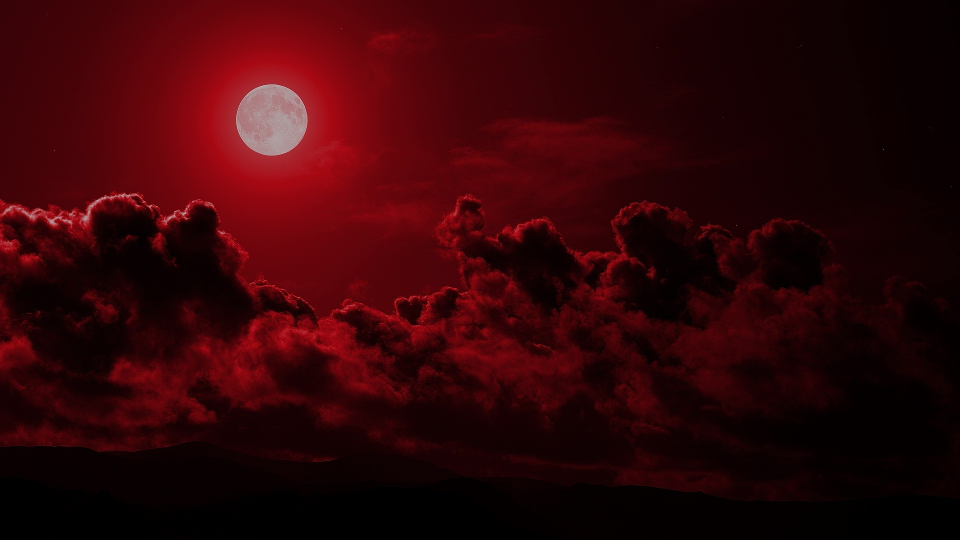
#> input picture Images/image.jpg, 1920 x 1080 px (shown at 1/2 size)
$ python -i Filters.py   (imports and definitions only)   (older library calls are emulated)
#> lines starting #> are read from the running program, lines starting #| are printed output that depends on the picture
from matplotlib import numpy as np
from PIL import Image, ImageFilter
from SRM import SRM
import imutils
import cv2

class Filters():

    # [177 lines left out: functions rotate_coords, rotate, translate, scaling, statisticalRegionMerging, not called in this run]

    def cannyEdgeDetectorFilter(self, img, sigma=1, t_low=0.01, t_high=0.2):

        im = img.convert('L')
        img = np.array(im, dtype=float)

        # 1) Convolve gaussian kernel with gradient
        # gaussian kernel
        halfSize = 3 * sigma
        maskSize = 2 * halfSize + 1
        mat = np.ones((maskSize, maskSize)) / (float)(2 * np.pi * (sigma ** 2))
        xyRange = np.arange(-halfSize, halfSize + 1)
        xx, yy = np.meshgrid(xyRange, xyRange)
        x2y2 = (xx ** 2 + yy ** 2)
        exp_part = np.exp(-(x2y2 / (2.0 * (sigma ** 2))))
        gSig = mat * exp_part

        gx, gy = self.drogEdgeDetectorFilter(gSig, ret_grad=True, pillow=False)

        # 2) Magnitude and Angles
        # apply kernels for Ix & Iy
        Ix = cv2.filter2D(img, -1, gx)
        Iy = cv2.filter2D(img, -1, gy)

        # compute magnitude
        mag = np.sqrt(Ix ** 2 + Iy ** 2)

        # normalize magnitude image
        normMag = my_Normalize(mag)

        # compute orientation of gradient
        orient = np.arctan2(Iy, Ix)

        # round elements of orient
        orientRows = orient.shape[0]
        orientCols = orient.shape[1]

        # 3) Non maximum suppression
        for i in range(0, orientRows):
            for j in range(0, orientCols):
                if normMag[i, j] > t_low:
                    # case 0
                    if (orient[i, j] > (- np.pi / 8) and orient[i, j] <= (np.pi / 8)):
                        orient[i, j] = 0
                    elif (orient[i, j] > (7 * np.pi / 8) and orient[i, j] <= np.pi):
                        orient[i, j] = 0
                    elif (orient[i, j] >= -np.pi and orient[i, j] < (-7 * np.pi / 8)):
                        orient[i, j] = 0
                    # case 1
                    elif (orient[i, j] > (np.pi / 8) and orient[i, j] <= (3 * np.pi / 8)):
                        orient[i, j] = 3
                    elif (orient[i, j] >= (-7 * np.pi / 8) and orient[i, j] < (-5 * np.pi / 8)):
                        orient[i, j] = 3
                    # case 2
                    elif (orient[i, j] > (3 * np.pi / 8) and orient[i, j] <= (5 * np.pi / 8)):
                        orient[i, j] = 2
                    elif (orient[i, j] >= (-5 * np.pi / 4) and orient[i, j] < (-3 * np.pi / 8)):
                        orient[i, j] = 2
                    # case 3
                    elif (orient[i, j] > (5 * np.pi / 8) and orient[i, j] <= (7 * np.pi / 8)):
                        orient[i, j] = 1
                    elif (orient[i, j] >= (-3 * np.pi / 8) and orient[i, j] < (-np.pi / 8)):
                        orient[i, j] = 1


        mag = normMag
        mag_thin = np.zeros(mag.shape)
        for i in range(mag.shape[0] - 1):
            for j in range(mag.shape[1] - 1):
                if mag[i][j] < t_low:
                    continue
                if orient[i][j] == 0:
                    if mag[i][j] > mag[i][j - 1] and mag[i][j] >= mag[i][j + 1]:
                        mag_thin[i][j] = mag[i][j]
                if orient[i][j] == 1:
                    if mag[i][j] > mag[i - 1][j + 1] and mag[i][j] >= mag[i + 1][j - 1]:
                        mag_thin[i][j] = mag[i][j]
                if orient[i][j] == 2:
                    if mag[i][j] > mag[i - 1][j] and mag[i][j] >= mag[i + 1][j]:
                        mag_thin[i][j] = mag[i][j]
                if orient[i][j] == 3:
                    if mag[i][j] > mag[i - 1][j - 1] and mag[i][j] >= mag[i + 1][j + 1]:
                        mag_thin[i][j] = mag[i][j]

        # 4) Thresholding and edge linking

        result_binary = np.zeros(mag_thin.shape)

        tHigh = t_high
        tLow = t_low
        # forward scan
        for i in range(0, mag_thin.shape[0] - 1):  # rows
            for j in range(0, mag_thin.shape[1] - 1):  # columns
                if mag_thin[i][j] >= tHigh:
                    if mag_thin[i][j + 1] >= tLow:  # right
                        mag_thin[i][j + 1] = tHigh
                    if mag_thin[i + 1][j + 1] >= tLow:  # bottom right
                        mag_thin[i + 1][j + 1] = tHigh
                    if mag_thin[i + 1][j] >= tLow:  # bottom
                        mag_thin[i + 1][j] = tHigh
                    if mag_thin[i + 1][j - 1] >= tLow:  # bottom left
                        mag_thin[i + 1][j - 1] = tHigh

        # backwards scan
        for i in range(mag_thin.shape[0] - 2, 0, -1):  # rows
            for j in range(mag_thin.shape[1] - 2, 0, -1):  # columns
                if mag_thin[i][j] >= tHigh:
                    if mag_thin[i][j - 1] > tLow:  # left
                        mag_thin[i][j - 1] = tHigh
                    if mag_thin[i - 1][j - 1]:  # top left
                        mag_thin[i - 1][j - 1] = tHigh
                    if mag_thin[i - 1][j] > tLow:  # top
                        mag_thin[i - 1][j] = tHigh
                    if mag_thin[i - 1][j + 1] > tLow:  # top right
                        mag_thin[i - 1][j + 1] = tHigh

        # fill in result_binary
        for i in range(0, mag_thin.shape[0] - 1):  # rows
            for j in range(0, mag_thin.shape[1] - 1):  # columns
                if mag_thin[i][j] >= tHigh:
                    result_binary[i][j] = 255  # set to 255 for >= tHigh


        img = Image.fromarray(result_binary)
        return img


    # [255 lines left out: functions drogEdgeDetectorFilter, medianFilter, harmonicMeanFilter, geometricMeanFilter, arithmeticMeanFilter, saturationFilter and 4 more, not called in this run]

>>> from PIL import Image
>>> picture = Image.open('Images/image.jpg')
#> picture is the input picture: PIL image 1920x1080 RGB; mean R, G, B 50.1, 3.8, 6.9
>>> result = Filters().cannyEdgeDetectorFilter(picture)
#> in cannyEdgeDetectorFilter, `im = img.convert('L')`:
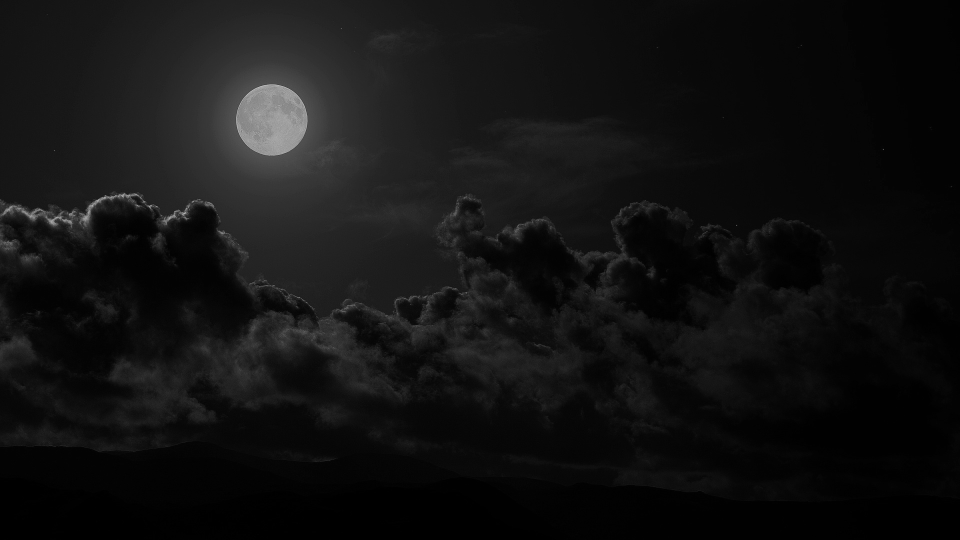
#> im: PIL image 1920x1080 L (shown at 1/2 size); min 0, max 238, mean 18
#> (the run stopped early here; a loop or call above may not have finished)
